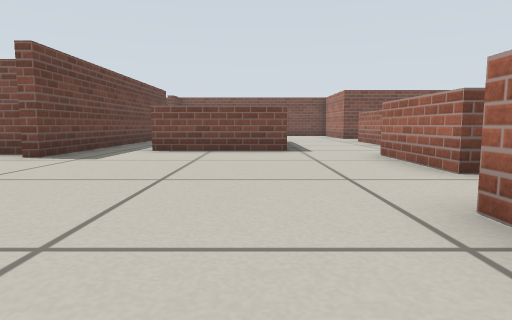
View 1 (above)

16 first-person views from a walk through a Gazebo world. The camera is 0.29 m above the floor, tilts 6° down and sees 75° across. The floor is counted in squares, 0.5 m on a side. Each view is taken from the middle of a square. On the plan, view 1 faces up. The plan holds only what a view shows up to about 9 squares ahead; the rest is blank.

View 2
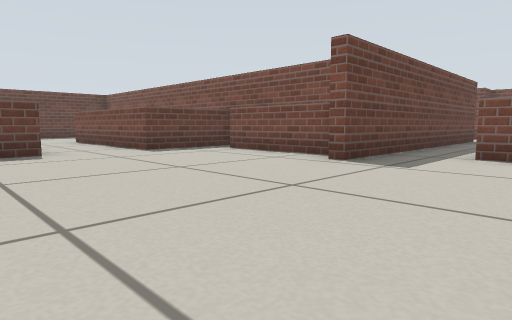

View 3
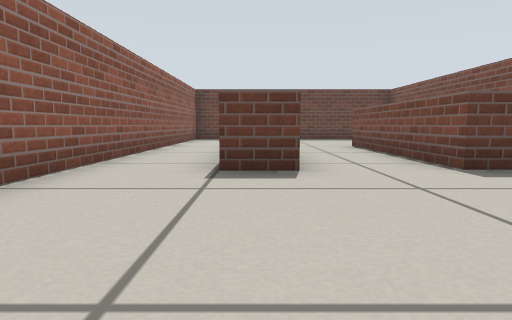

View 4
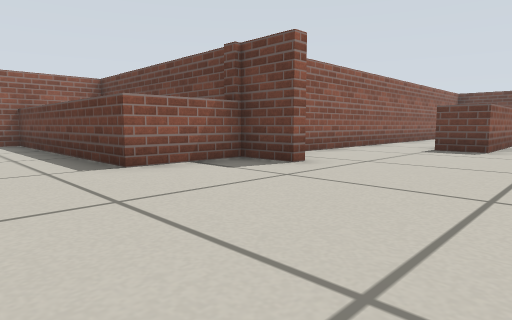

View 5
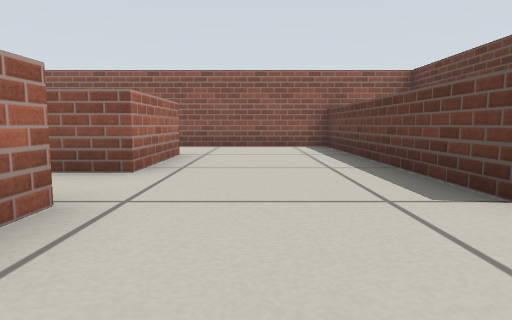

View 6
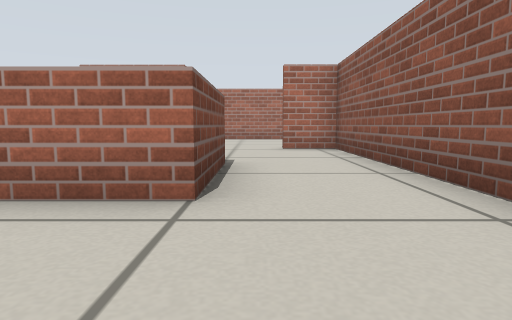

View 7
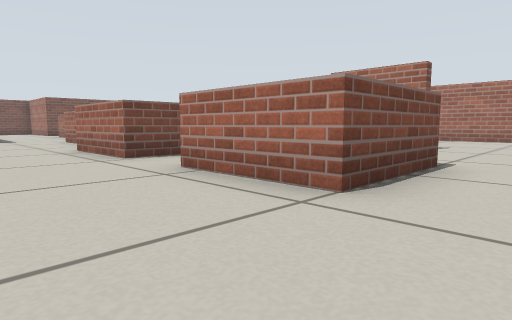

View 8
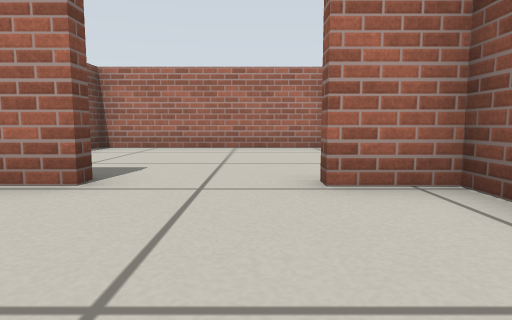

View 9
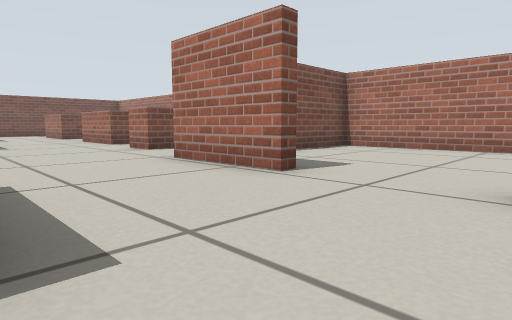

View 10
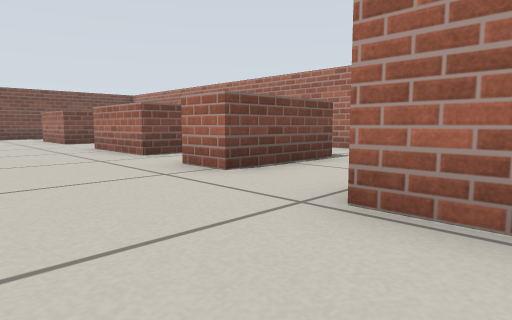

View 11
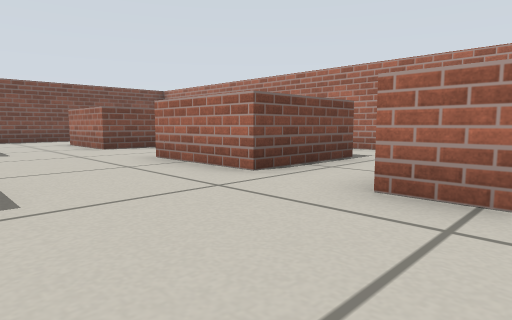

View 12
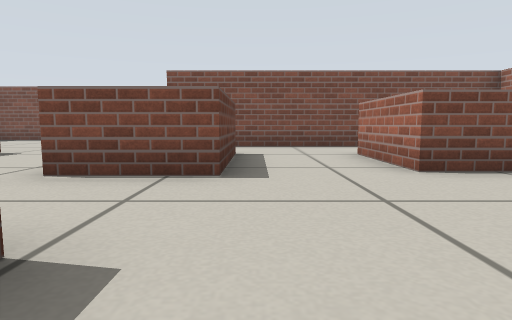

View 13
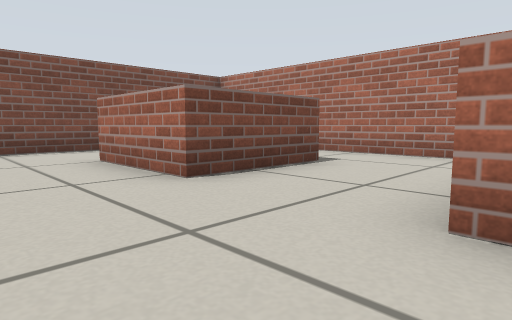

View 14
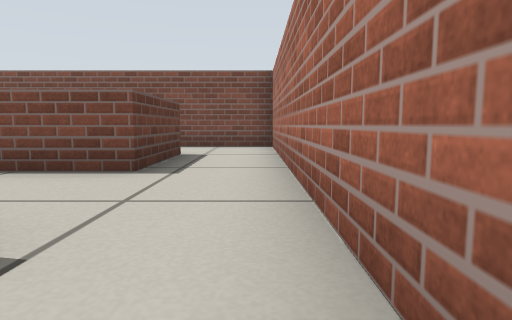

View 15
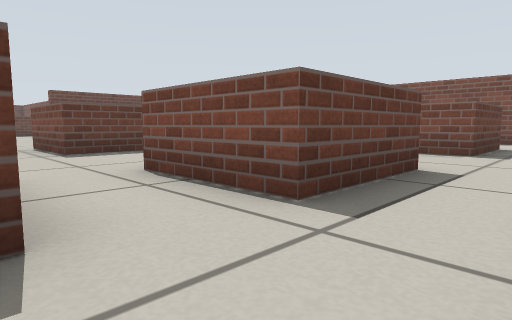

View 16
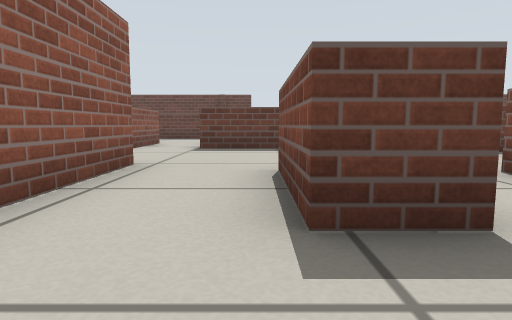

### Floor plan
Points are (right, up) in squares from view 1. A wall is a line through its corners. A room is listed if a view was taken in it or the views show most of it. See-through windows are left out.
Room 1 (views 1, 2, 3, 4, 5, 6, 7, 8, 9)
walls: (-4.5, 0.8) (-4.1, 0.8) (-4.1, -0.4) (-1.9, -0.4) (-1.9, -6.9) (7.1, -6.9) (7.1, -5.7); (-4.5, 6.5) (-7.5, 6.5); (1.5, -0.4) (1.5, 2.2); (2.4, 4) (2.4, 6.5); (0.8, 7.4) (-2.4, 7.4); (-8.1, 6.6) (-8.1, 4.7) (-13.1, 4.7); (-11, 2.5) (-8.1, 2.5) (-8.1, 1.5); (-3.8, 11.1) (-3.8, 5.8); (4.1, -4.5) (1.5, -4.5) (1.5, -2); (-13.1, -0.4) (-5.9, -0.4)
ways out: opening at (2, -1) to room 2; opening at (3.5, 3) to room 2; opening at (4.5, 7.5) to room 2; opening at (5.5, -2.5) to room 2; opening at (2, 7); opening at (7, -4.5)
Room 2 (views 10, 11, 12, 13, 14, 15, 16)
walls: (4.9, 6.5) (4.9, 4) (2.4, 4); (10.5, 6.6) (10.5, 4) (8, 4) (8, 6.5); (10.2, 2.4) (10.2, 1.3) (7.7, 1.3) (7.7, 2.4); (4, 1.6) (4, -0.4); (12.4, 4.5) (12.4, 14) (5.4, 14); (5.6, 11.8) (5.6, 8.7) (3.5, 8.7); (10.5, 11.6) (10.5, 9.1) (8, 9.1) (8, 11.6); (12.4, 2.1) (12.4, 2.8); (2.6, -0.4) (1.5, -0.4); (7.1, -3.4) (7.1, -0.8) (9.7, -0.8); (1.5, -2) (3.9, -2)
ways out: opening at (2, -1) to room 1; opening at (3.5, 3) to room 1; opening at (4.5, 7.5) to room 1; opening at (5.5, -2.5) to room 1

Positions as (right, up) in squares from view 1, and headings:
1: (0, 0), facing up
2: (-1, 1), facing up-left
3: (-4, 2), facing left
4: (0, 4), facing down-left
5: (0, 2), facing down
6: (-1, -5), facing right
7: (-1, -6), facing up-right
8: (4, -5), facing right
9: (4, -6), facing up-right
10: (5, -2), facing up-right
11: (5, 1), facing up-right
12: (6, 5), facing up
13: (6, 6), facing up-right
14: (12, 5), facing up
15: (12, 2), facing up-left
16: (12, 1), facing left
